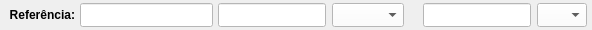
              <widget class="QWidget" name="widget_37" native="true">
               <property name="minimumSize">
                <size>
                 <width>0</width>
                 <height>30</height>
                </size>
               </property>
               <property name="maximumSize">
                <size>
                 <width>16777215</width>
                 <height>30</height>
                </size>
               </property>
               <property name="styleSheet">
                <string notr="true"/>
               </property>
               <layout class="QHBoxLayout" name="horizontalLayout_5">
                <property name="spacing">
                 <number>5</number>
                </property>
                <property name="leftMargin">
                 <number>5</number>
                </property>
                <property name="topMargin">
                 <number>3</number>
                </property>
                <property name="rightMargin">
                 <number>5</number>
                </property>
                <property name="bottomMargin">
                 <number>3</number>
                </property>
                <item>
                 <widget class="QLabel" name="label_Referencia">
                  <property name="minimumSize">
                   <size>
                    <width>70</width>
                    <height>0</height>
                   </size>
                  </property>
                  <property name="maximumSize">
                   <size>
                    <width>70</width>
                    <height>16777215</height>
                   </size>
                  </property>
                  <property name="font">
                   <font>
                    <pointsize>9</pointsize>
                    <weight>75</weight>
                    <bold>true</bold>
                   </font>
                  </property>
                  <property name="text">
                   <string>Referência:</string>
                  </property>
                  <property name="alignment">
                   <set>Qt::AlignRight|Qt::AlignTrailing|Qt::AlignVCenter</set>
                  </property>
                 </widget>
                </item>
                <item>
                 <widget class="QWidget" name="widget_Referencia" native="true">
                  <layout class="QHBoxLayout" name="horizontalLayout_3">
                   <property name="spacing">
                    <number>0</number>
                   </property>
                   <property name="leftMargin">
                    <number>0</number>
                   </property>
                   <property name="topMargin">
                    <number>0</number>
                   </property>
                   <property name="rightMargin">
                    <number>0</number>
                   </property>
                   <property name="bottomMargin">
                    <number>0</number>
                   </property>
                   <item>
                    <widget class="QLineEdit" name="line_Referencia_Manu">
                     <property name="sizePolicy">
                      <sizepolicy hsizetype="Preferred" vsizetype="Preferred">
                       <horstretch>0</horstretch>
                       <verstretch>0</verstretch>
                      </sizepolicy>
                     </property>
                     <property name="minimumSize">
                      <size>
                       <width>133</width>
                       <height>0</height>
                      </size>
                     </property>
                     <property name="maximumSize">
                      <size>
                       <width>16777215</width>
                       <height>16777215</height>
                      </size>
                     </property>
                     <property name="font">
                      <font>
                       <pointsize>9</pointsize>
                      </font>
                     </property>
                     <property name="cursor">
                      <cursorShape>IBeamCursor</cursorShape>
                     </property>
                     <property name="styleSheet">
                      <string notr="true">background-color: rgb(255, 255, 255);</string>
                     </property>
                     <property name="inputMask">
                      <string/>
                     </property>
                     <property name="text">
                      <string/>
                     </property>
                     <property name="maxLength">
                      <number>20</number>
                     </property>
                     <property name="frame">
                      <bool>true</bool>
                     </property>
                     <property name="echoMode">
                      <enum>QLineEdit::Normal</enum>
                     </property>
                     <property name="alignment">
                      <set>Qt::AlignLeading|Qt::AlignLeft|Qt::AlignVCenter</set>
                     </property>
                    </widget>
                   </item>
                  </layout>
                 </widget>
                </item>
                <item>
                 <widget class="QWidget" name="widget_Kilos" native="true">
                  <layout class="QHBoxLayout" name="horizontalLayout_4">
                   <property name="leftMargin">
                    <number>0</number>
                   </property>
                   <property name="topMargin">
                    <number>0</number>
                   </property>
                   <property name="rightMargin">
                    <number>0</number>
                   </property>
                   <property name="bottomMargin">
                    <number>0</number>
                   </property>
                   <item>
                    <widget class="QLineEdit" name="line_Unidade">
                     <property name="sizePolicy">
                      <sizepolicy hsizetype="Preferred" vsizetype="Preferred">
                       <horstretch>0</horstretch>
                       <verstretch>0</verstretch>
                      </sizepolicy>
                     </property>
                     <property name="minimumSize">
                      <size>
                       <width>80</width>
                       <height>0</height>
                      </size>
                     </property>
                     <property name="maximumSize">
                      <size>
                       <width>16777215</width>
                       <height>16777215</height>
                      </size>
                     </property>
                     <property name="font">
                      <font>
                       <pointsize>9</pointsize>
                      </font>
                     </property>
                     <property name="cursor">
                      <cursorShape>IBeamCursor</cursorShape>
                     </property>
                     <property name="styleSheet">
                      <string notr="true">background-color: rgb(255, 255, 255);</string>
                     </property>
                     <property name="inputMask">
                      <string/>
                     </property>
                     <property name="text">
                      <string/>
                     </property>
                     <property name="maxLength">
                      <number>20</number>
                     </property>
                     <property name="frame">
                      <bool>true</bool>
                     </property>
                     <property name="echoMode">
                      <enum>QLineEdit::Normal</enum>
                     </property>
                     <property name="alignment">
                      <set>Qt::AlignCenter</set>
                     </property>
                     <property name="placeholderText">
                      <string/>
                     </property>
                    </widget>
                   </item>
                   <item>
                    <widget class="QComboBox" name="combo_Unidade">
                     <property name="sizePolicy">
                      <sizepolicy hsizetype="Preferred" vsizetype="Preferred">
                       <horstretch>0</horstretch>
                       <verstretch>0</verstretch>
                      </sizepolicy>
                     </property>
                     <property name="minimumSize">
                      <size>
                       <width>57</width>
                       <height>0</height>
                      </size>
                     </property>
                     <property name="font">
                      <font>
                       <pointsize>9</pointsize>
                       <weight>50</weight>
                       <bold>false</bold>
                      </font>
                     </property>
                     <property name="styleSheet">
                      <string notr="true">background-color: rgb(255, 255, 255);</string>
                     </property>
                     <item>
                      <property name="text">
                       <string/>
                      </property>
                     </item>
                     <item>
                      <property name="text">
                       <string>BARRA</string>
                      </property>
                     </item>
                     <item>
                      <property name="text">
                       <string>PÇ</string>
                      </property>
                     </item>
                    </widget>
                   </item>
                   <item>
                    <widget class="QLabel" name="label_Medida">
                     <property name="font">
                      <font>
                       <pointsize>9</pointsize>
                       <weight>75</weight>
                       <bold>true</bold>
                      </font>
                     </property>
                     <property name="text">
                      <string/>
                     </property>
                    </widget>
                   </item>
                   <item>
                    <widget class="QLineEdit" name="line_Medida">
                     <property name="sizePolicy">
                      <sizepolicy hsizetype="Preferred" vsizetype="Preferred">
                       <horstretch>0</horstretch>
                       <verstretch>0</verstretch>
                      </sizepolicy>
                     </property>
                     <property name="minimumSize">
                      <size>
                       <width>80</width>
                       <height>0</height>
                      </size>
                     </property>
                     <property name="maximumSize">
                      <size>
                       <width>16777215</width>
                       <height>16777215</height>
                      </size>
                     </property>
                     <property name="font">
                      <font>
                       <pointsize>9</pointsize>
                      </font>
                     </property>
                     <property name="cursor">
                      <cursorShape>IBeamCursor</cursorShape>
                     </property>
                     <property name="styleSheet">
                      <string notr="true">background-color: rgb(255, 255, 255);</string>
                     </property>
                     <property name="inputMask">
                      <string/>
                     </property>
                     <property name="text">
                      <string/>
                     </property>
                     <property name="maxLength">
                      <number>20</number>
                     </property>
                     <property name="frame">
                      <bool>true</bool>
                     </property>
                     <property name="echoMode">
                      <enum>QLineEdit::Normal</enum>
                     </property>
                     <property name="alignment">
                      <set>Qt::AlignCenter</set>
                     </property>
                     <property name="placeholderText">
                      <string/>
                     </property>
                    </widget>
                   </item>
                   <item>
                    <widget class="QComboBox" name="combo_Medida">
                     <property name="sizePolicy">
                      <sizepolicy hsizetype="Preferred" vsizetype="Preferred">
                       <horstretch>0</horstretch>
                       <verstretch>0</verstretch>
                      </sizepolicy>
                     </property>
                     <property name="minimumSize">
                      <size>
                       <width>50</width>
                       <height>0</height>
                      </size>
                     </property>
                     <property name="font">
                      <font>
                       <pointsize>9</pointsize>
                       <weight>50</weight>
                       <bold>false</bold>
                      </font>
                     </property>
                     <property name="styleSheet">
                      <string notr="true">background-color: rgb(255, 255, 255);</string>
                     </property>
                     <item>
                      <property name="text">
                       <string/>
                      </property>
                     </item>
                     <item>
                      <property name="text">
                       <string>MT</string>
                      </property>
                     </item>
                     <item>
                      <property name="text">
                       <string>MM</string>
                      </property>
                     </item>
                    </widget>
                   </item>
                  </layout>
                 </widget>
                </item>
               </layout>
              </widget>
